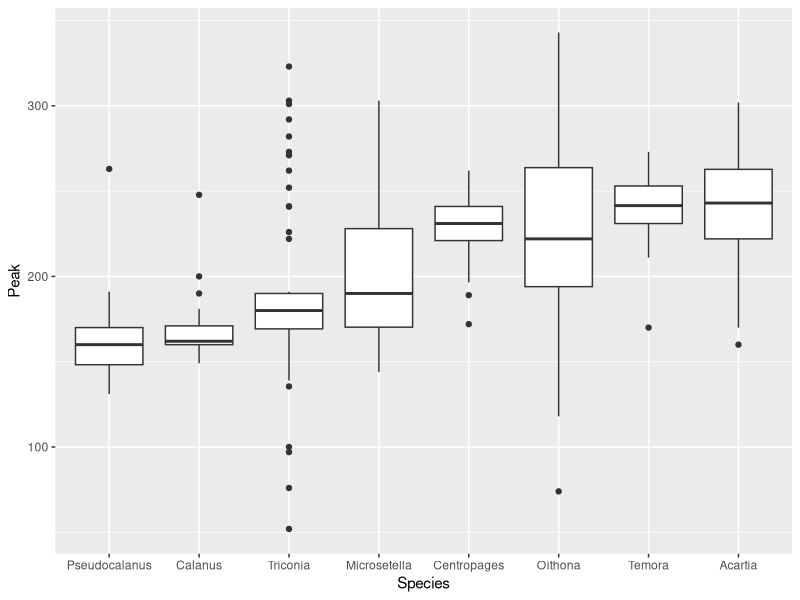
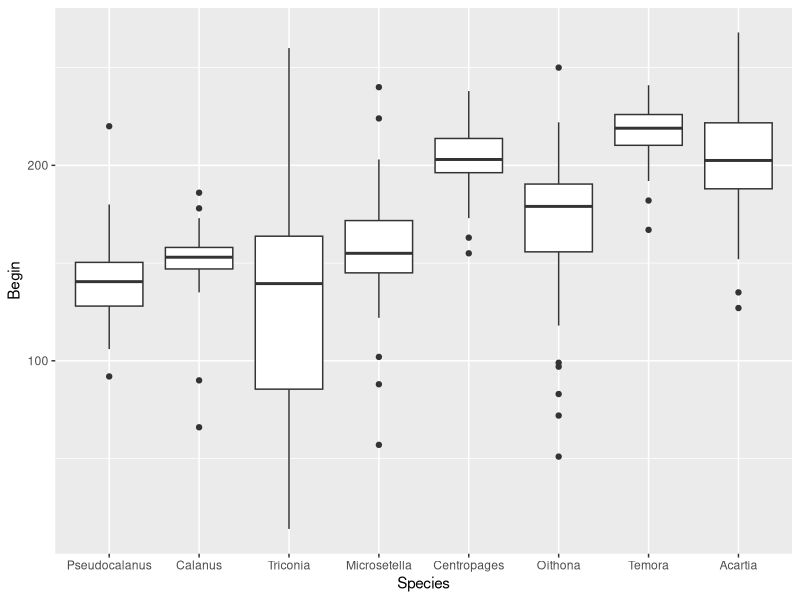
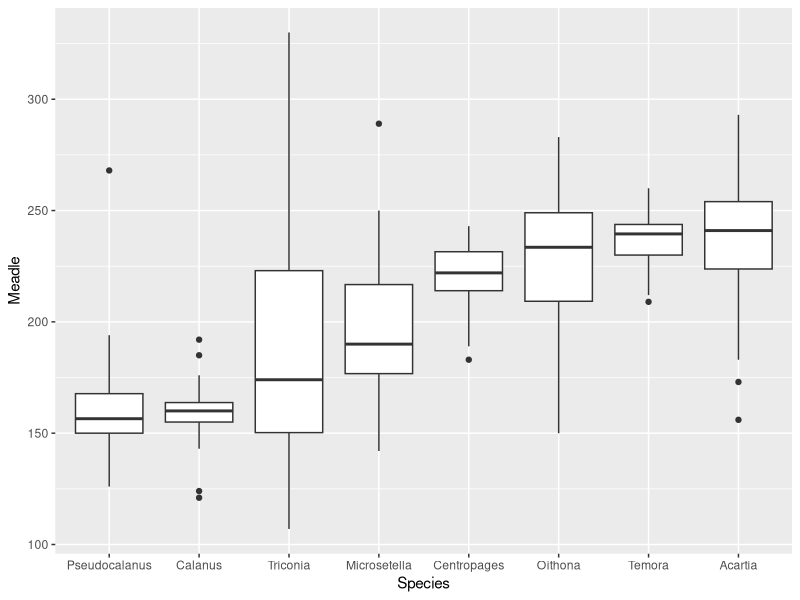
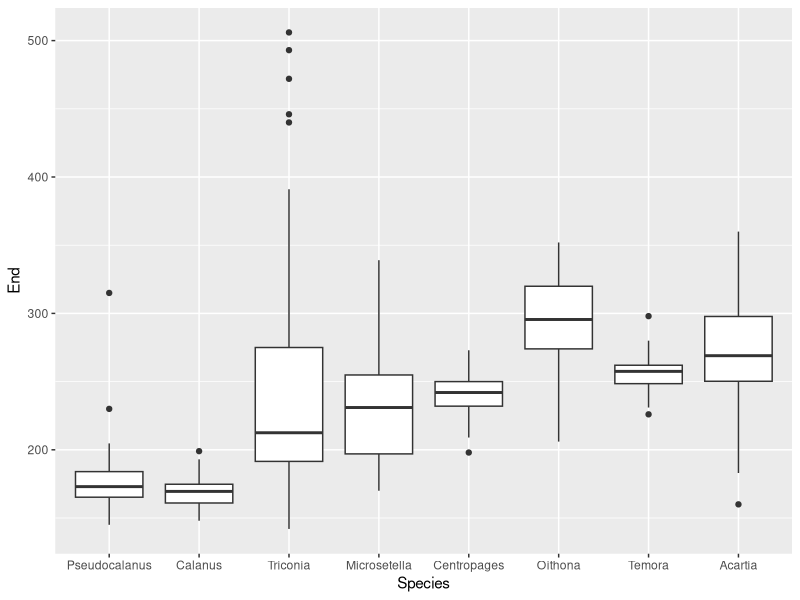
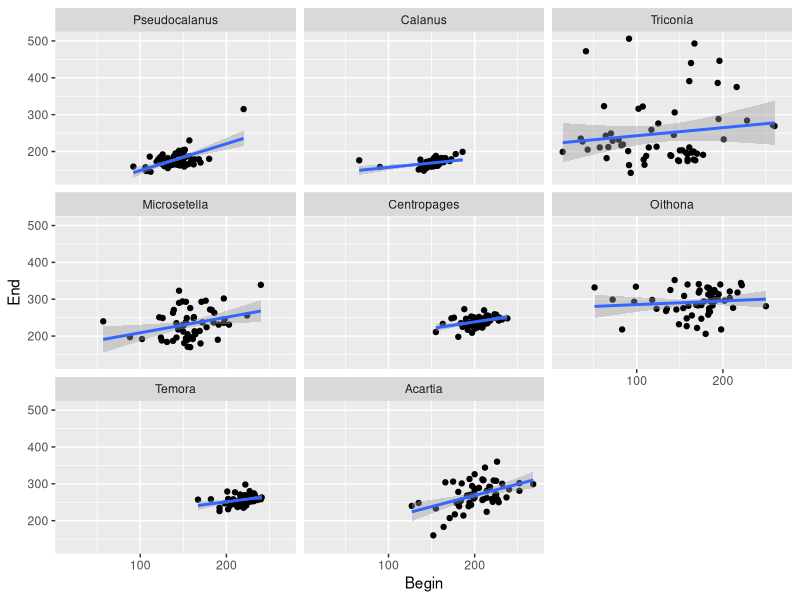
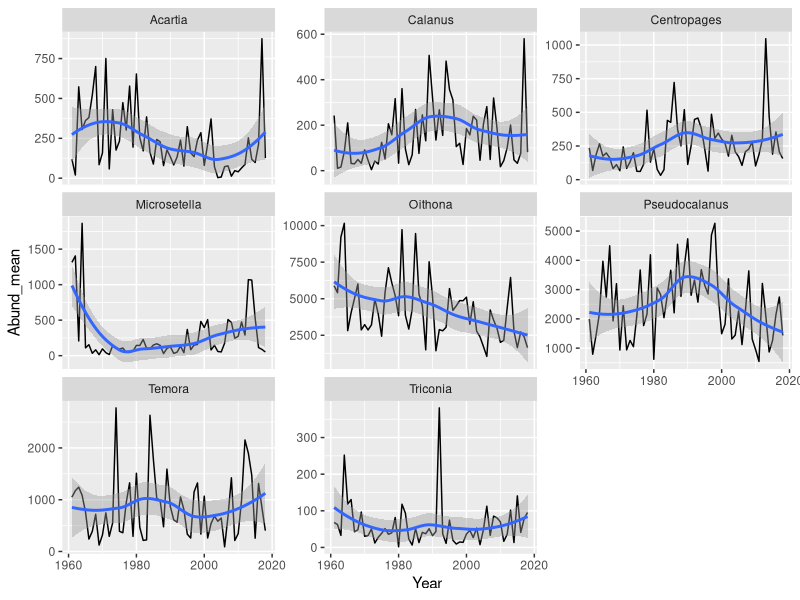
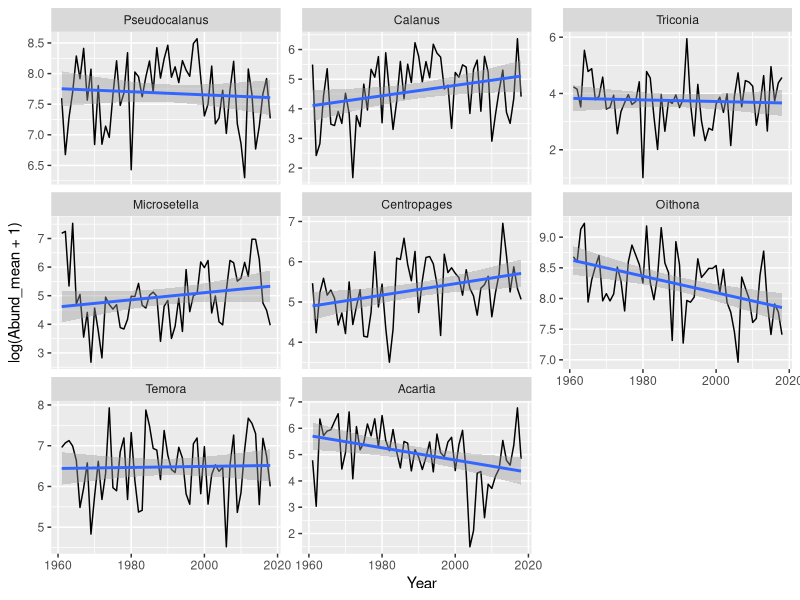
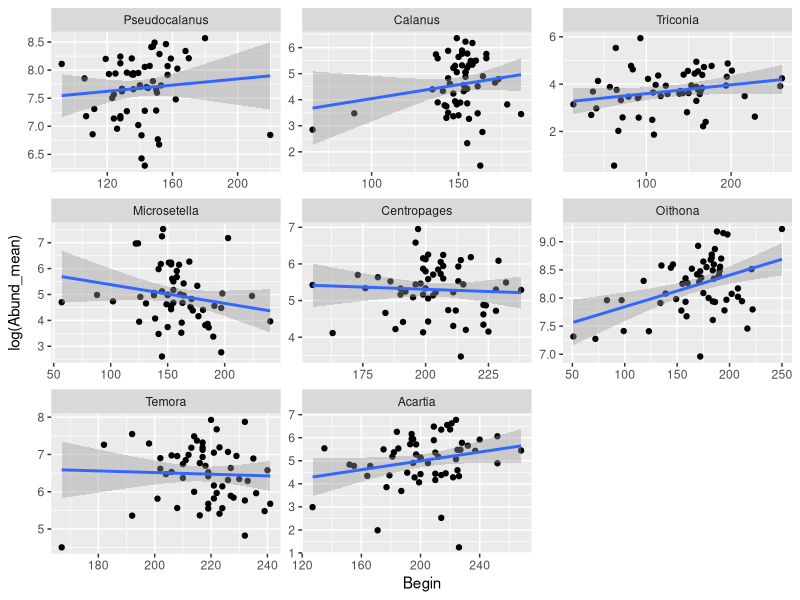

Source code (R) for these figures, in order: (Note: this script raises an error after producing the figures.)
# В этом скрипте проведен код анализа фенологических матриц для всех видов копепод

library(ggplot2)

library(dplyr)

library(reshape2)

library(vegan)




# Часть 1. первичные фенологические данные

phen_acartia <- read.csv("data/Phenological_tables/Acartia_phenology.csv", header = TRUE)

phen_calanus <- read.csv("data/Phenological_tables/Calanus_phenology.csv", header = TRUE)

phen_centropages <- read.csv("data/Phenological_tables/Centropages_phenology.csv", header = TRUE)

phen_microsetella <- read.csv("data/Phenological_tables/Microsetella_phenology.csv", header = TRUE)

phen_oithona <- read.csv("data/Phenological_tables/Oithona_phenology.csv", header = TRUE)

phen_pseudocalanus <- read.csv("data/Phenological_tables/Pseudocalanus_phenology.csv", header = TRUE)

phen_temora <- read.csv("data/Phenological_tables/Temora_phenology.csv", header = TRUE)

phen_triconia <- read.csv("data/Phenological_tables/Triconia_phenology.csv", header = TRUE)





phen_all <- rbind(phen_acartia, phen_calanus, phen_centropages, phen_microsetella,phen_oithona, phen_pseudocalanus,  phen_temora, phen_triconia )



median_peak <- phen_all %>% group_by(Species) %>% summarise(Median_peak = median(Days_perc_50))


phen_all$Species <- factor(phen_all$Species, levels = median_peak$Species[order(median_peak$Median_peak)], ordered = TRUE)


# phen_all$Duration <- phen_all$Days_perc_85 -  phen_all$Days_perc_15



# Новые имена для переменных

names(phen_all) <- c("Year", "Begin", "Meadle", "End", "Peak", "Species")





names(phen_all)

ggplot(phen_all, aes(x = Species, y = Peak)) + geom_boxplot()


ggplot(phen_all, aes(x = Species, y = Begin)) + geom_boxplot()


ggplot(phen_all, aes(x = Species, y = Meadle)) + geom_boxplot()


ggplot(phen_all, aes(x = Species, y = End)) + geom_boxplot()


ggplot(phen_all, aes(x =  Begin, y = End)) + geom_point() + facet_wrap(~Species) + geom_smooth(method = "lm")



## Срденяя численность видов в летние месяцы 

# Подготовка данных ####
plankt_wide <- read.csv("data/Plankton_raw_tidy.csv", header = TRUE)
vars <- read.csv("data/Plankton_raw_tidy_variables.csv", header = T)


d <- (melt(plankt_wide, id.vars = c("Day", 	"Month", 	"Year", 	"Data"), variable.name = "Var_ID", value.name = "Abundance"))


plankt <- merge(d, vars)

## Среденвзвешанные значения, объединение слоев

plankt_1 <- plankt[plankt$Level == "0-10", ]
nrow(plankt_1)

plankt_2 <- plankt[plankt$Level == "10-25", ]
nrow(plankt_2)

plankt_3 <- plankt[plankt$Level == "25-bottom", ]
nrow(plankt_3)


names(plankt_1)

plankt_mean <- plankt_1

plankt_mean$Abund_mean <- (plankt_1$Abundance*10 + plankt_2$Abundance*15)/25


Abund_summer <- plankt_mean[plankt_mean$Stage == "Total" & plankt$Month %in% 6:9, ]

Abund_summer <- Abund_summer[!is.na(Abund_summer$Species), ]

Abund_summer$Species[is.na(Abund_summer$Species)]

names(Abund_summer)


Abundance <- Abund_summer %>% group_by(Year, Species) %>% summarise(Abund_mean = mean(Abund_mean, na.rm = TRUE))



Abundance$Species <- factor(Abundance$Species,labels = c("Acartia","Calanus","Centropages", "Microsetella", "Oithona", "Pseudocalanus","Temora","Triconia" ))

ggplot(Abundance, aes(x = Year, y = Abund_mean)) + geom_line() + facet_wrap(~Species, scales = "free_y") + geom_smooth(method = "loess")



phen_all_abund <- merge(phen_all, Abundance, by = c("Year", "Species"))

ggplot(phen_all_abund, aes(x = Year, y = log(Abund_mean+1) )) + geom_line() + facet_wrap(~Species, scales = "free_y") + geom_smooth(method = "lm")




ggplot(phen_all_abund, aes(x = Begin, y = log(Abund_mean) )) + geom_point() + facet_wrap(~Species, scales = "free") + geom_smooth(method = "lm")


ggplot(phen_all_abund, aes(x = Meadle, y = log(Abund_mean) )) + geom_point() + facet_wrap(~Species, scales = "free") + geom_smooth(method = "lm")



## Часть 2. Многомерный анализ


phen_melt <- melt(phen_all, id.vars = c("Year", "Species"))
phenol <- dcast(phen_melt[phen_melt$Species != "Triconia",], formula = Year ~ Species  + variable, value.var = "value" ) 


# phen_melt2 <- phen_melt %>% group_by(Year, Species) %>% summarise(Index = mean(value)) 
# phenol <- dcast(phen_melt2, formula = Year ~ Species, value.var = "Index" ) 

Abundance$Abund_mean <- log(Abundance$Abund_mean + 1) #Viva la logarithm

abund_melt <- melt(Abundance, id.vars = c("Year", "Species"))
abund_melt$variable <- "N"

abund <- dcast(abund_melt, formula = Year ~ variable + Species , value.var = "value")

abund <- abund[ , !(names(abund) %in% c("Year", "N_Triconia"))] 





env <- read.csv("data/env_gap_filled_short.csv", header = TRUE) 

env <- env[,-1]


env_abund <- cbind(env, abund)


names(env)
# 
# env_abund <- env_abund[,-1]

names(env_abund)

row.names(phenol) <- phenol$Year  

# phenol <- phenol[,-1]

# 
# phenol <- phenol[,-3] #Убираем Triconia


phen_cca <- cca(phenol[, -1] ~ ., data =  env_abund)

summary(phen_cca)

vif.cca(phen_cca)[order(vif.cca(phen_cca))]

# phen_cca <- update(phen_cca, . ~ . - Ice_clear_M)
# 
# vif.cca(phen_cca)[order(vif.cca(phen_cca))]

#Оставляем предикторы с VIF<10

anova(phen_cca)
anova(phen_cca, by="axis")

plot(phen_cca)


ordistep(phen_cca)



phen_cca_reduced <- cca(  phenol[, -1] ~ t_3 + Su_start + Su_start_1 + Su_duration_1 + t.Spring_1 + N_Acartia + N_Calanus + N_Microsetella + N_Oithona, data = env_abund)

plot(phen_cca_reduced, scaling = "sites")

summary(phen_cca_reduced)

anova(phen_cca_reduced)

anova(phen_cca_reduced, by = "axis", permutations = 9999)

anova(phen_cca_reduced, by = "margin", permutations = 9999)


plot(phen_cca_reduced, scaling = "sites")








fortify(phen_cca_reduced, scaling = "sites")



gg_phen_cca_reduced <- fortify(phen_cca_reduced, scaling = "sites")

gg_phen_cca_reduced$Score

autoplot(phen_cca_reduced, layers = c("species", "biplot"))



# Фенологическая матрица в сокращенном виде используется фенологический индекс 

phen_all2 <- phen_all

phen_all2$Phen_ind <- apply(phen_all2[ , 2:5], MARGIN = 1, FUN = mean)


phen_melt2 <- melt(phen_all2[ , -c(2:5)], id.vars = c("Year", "Species"))
phenol2 <- dcast(phen_melt2[phen_melt2$Species != "Triconia",], formula = Year ~ Species  + variable, value.var = "value" ) 


phenol2 <- phenol2[!(phenol2$Year %in% year_exclude), ]

# phen_melt2 <- phen_melt %>% group_by(Year, Species) %>% summarise(Index = mean(value)) 
# phenol <- dcast(phen_melt2, formula = Year ~ Species, value.var = "Index" ) 

Abundance$Abund_mean <- log(Abundance$Abund_mean + 1) #Viva la logarithm

abund_melt <- melt(Abundance, id.vars = c("Year", "Species"))
abund_melt$variable <- "N"

abund <- dcast(abund_melt, formula = Year ~ variable + Species , value.var = "value")

abund <- abund[ , !(names(abund) %in% c("Year", "N_Triconia"))] 


phen_cca2 <- cca(phenol2[, -1] ~ ., data =  env_abund)


phen_cca2_red <- ordistep(phen_cca2)

plot(phen_cca2_red, scaling = "sites")

anova(phen_cca2_red)

anova(phen_cca2_red, by = "axis")

anova(phen_cca2_red, by = "margin")

anova(phen_cca2_red, by = "terms")




ggplot(Abundance, aes(x = Year, y = log(Abund_mean))) + geom_point() + facet_wrap(~Species, scales = "free") + geom_smooth(method = "lm") + xlim(1963, 2018)





###################
anova(phen_cca, phen_cca_reduced, permutations = 9999)
summary(phen_cca)


qplot(x = Abundance_phen$Log_N[Abundance_phen$Species == "Microsetella"], y = Abundance_phen$Peak[Abundance_phen$Species == "Oithona"] ) + geom_smooth(method = "lm")

qplot(x = Abundance_phen$Log_N[Abundance_phen$Species == "Microsetella"], y = Abundance_phen$Peak[Abundance_phen$Species == "Oithona"] ) + geom_smooth(method = "lm")

qplot(x = Abundance_phen$Log_N[Abundance_phen$Species == "Microsetella"], y = Abundance_phen$Begin[Abundance_phen$Species == "Oithona"] ) + geom_smooth(method = "lm")


qplot(x = Abundance_phen$Log_N[Abundance_phen$Species == "Microsetella"], y = Abundance_phen$Begin[Abundance_phen$Species == "Oithona"] ) + geom_smooth(method = "lm")


qplot(x = Abundance_phen$Log_N[Abundance_phen$Species == "Acartia"], y = Abundance_phen$Peak[Abundance_phen$Species == "Temora"] ) + geom_smooth(method = "lm")


qplot(x = env2$SpSD, y = Abundance_phen$End[Abundance_phen$Species == "Centropages"] ) + geom_smooth(method = "lm")



qplot(x = Abundance_phen$Log_N[Abundance_phen$Species == "Acartia"], y = Abundance_phen$Begin[Abundance_phen$Species == "Microsetella"] ) + geom_smooth(method = "lm")



qplot(x = Abundance_phen$Log_N[Abundance_phen$Species == "Acartia"], y = Abundance_phen$Peak[Abundance_phen$Species == "Oithona"] ) + geom_smooth(method = "lm")
